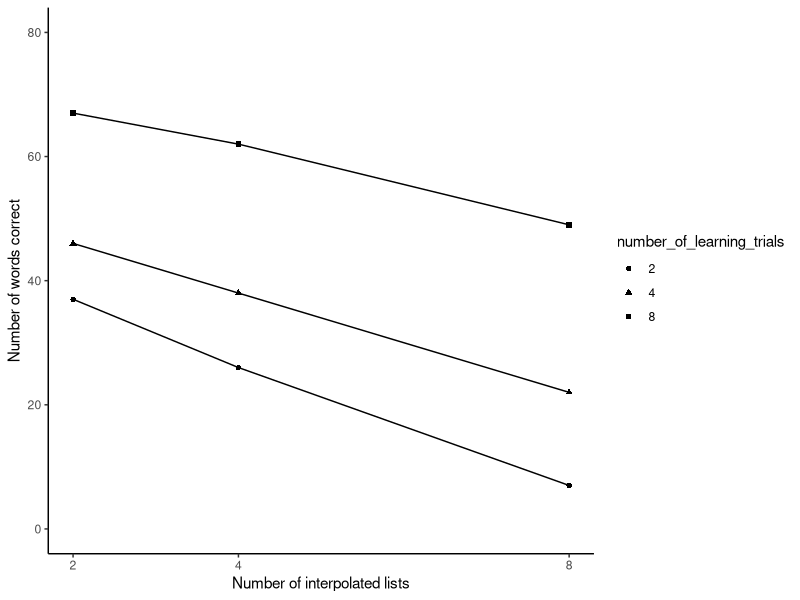
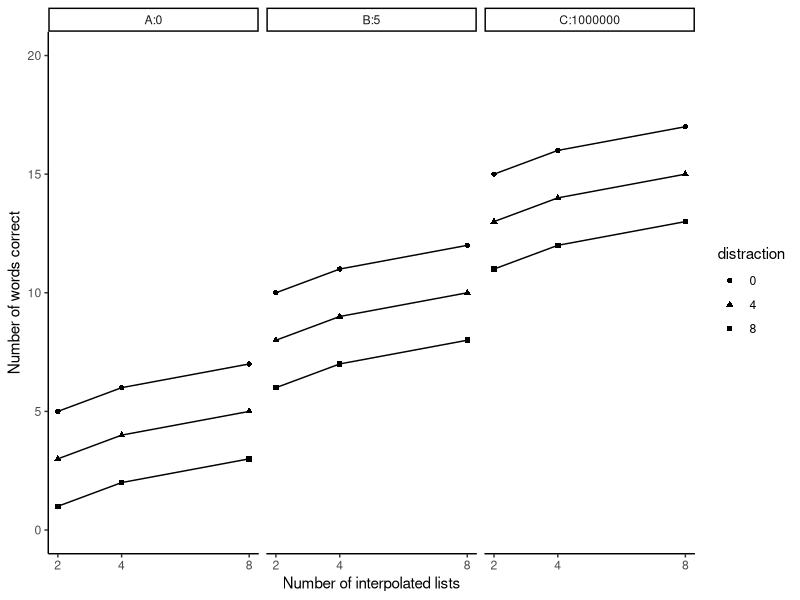
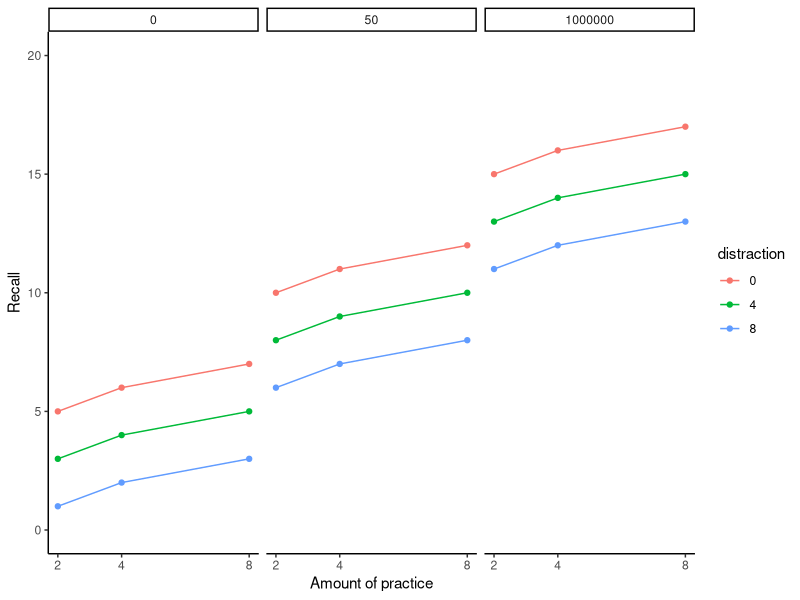

The R script that drew these images, in order:
## ---- chunk 1
knitr::opts_chunk$set(echo = TRUE)
## ---- chunk 2
  library(ggplot2)
  library(tibble)

## ---- chunk 3
slamecka_design <- tibble(number_of_learning_trials = rep(c(2,4,8), each=6),
                          number_of_IL = rep(rep(c(2,4,8), 2), 3),
                          subjects = 1:18,
                          recall = c(35,21,6,
                                   39,31,8,
                                   40,34,18,
                                   52,42,26,
                                   61,58,46,
                                   73,66,52
                                   )
                          )

slamecka_design$number_of_learning_trials <- as.factor(slamecka_design$number_of_learning_trials)

ggplot(slamecka_design,aes(x=number_of_IL,
                           group = number_of_learning_trials,
                           y=recall,
                           shape=number_of_learning_trials))+
  geom_line(stat = "summary", fun = "mean")+
  geom_point(stat = "summary", fun = "mean",)+
  theme_classic()+
  xlab("Number of interpolated lists") + ylab("Number of words correct")+
  scale_y_continuous(breaks=c(0,20,40,60,80), limits=c(0,80))+
  scale_x_continuous(breaks=c(2,4,8), limits=c(2,8))

## ---- chunk 4
  
new_data <- tibble(reward = rep(c("A:0","B:5","C:1000000"), each=9),
                   practice=rep(rep(c(2,4,8), each=3),3),
                   distraction=as.factor(rep(c(0,4,8),9)),
                   recall=c(5,3,1,
                            6,4,2,
                            7,5,3,
                            10,8,6,
                            11,9,7,
                            12,10,8,
                            15,13,11,
                            16,14,12,
                            17,15,13
                            ))  

ggplot(new_data,aes(x=practice,
                           group = distraction,
                           y=recall,
                           shape=distraction))+
  geom_line()+
  geom_point()+
  theme_classic()+
  xlab("Number of interpolated lists") + ylab("Number of words correct")+
  scale_y_continuous(breaks=c(0,5,10,15,20), limits=c(0,20))+
  scale_x_continuous(breaks=c(2,4,8), limits=c(2,8))+
  facet_wrap(~reward)


## ---- chunk 5

data = data.frame(
  reward=rep(c("0","50","1000000"), each=9),
  practice=rep(rep(c(2,4,8)), each=3),
  distraction=(rep(c(0,4,8))),
    recall_words = c(5,3,1,
                            6,4,2,
                            7,5,3,
                            10,8,6,
                            11,9,7,
                            12,10,8,
                            15,13,11,
                            16,14,12,
                            17,15,13)
)

#library(tidytext)
#library(dplyr)

data$distraction <- as.factor(data$distraction)  

data_new <- data
data_new$reward <- factor(data_new$reward, levels = c("0", "50", "1000000"))

plot_new <- ggplot(data_new, aes(x=practice,
                           group = distraction,
                           y=recall_words,
                           color=distraction))+
  geom_line()+
  geom_point()+
  theme_classic()+
  xlab("Amount of practice") + ylab("Recall")+
  scale_y_continuous(breaks=c(0,5,10,15,20), limits=c(0,20))+
  scale_x_continuous(breaks=c(2,4,8), limits=c(2,8))+
  facet_wrap(~reward)

plot_new
  
